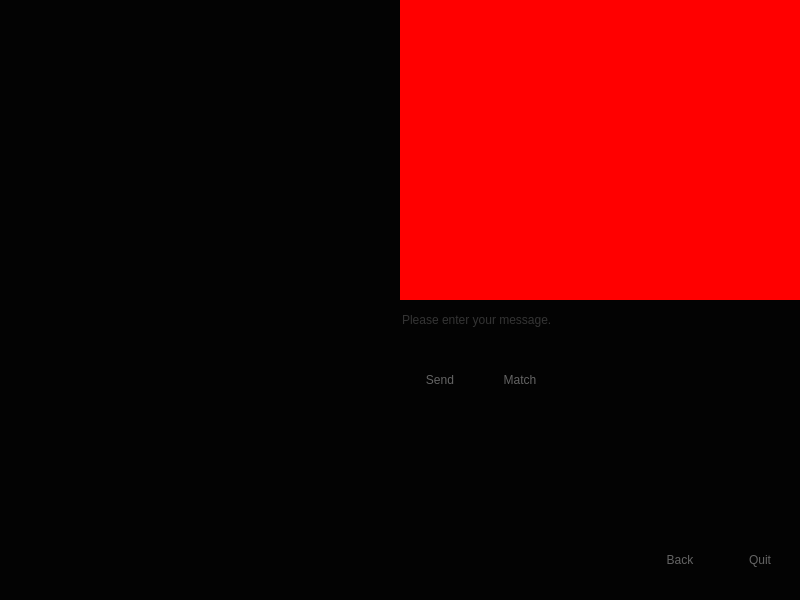
<?xml version="1.0" encoding="UTF-8"?>
<ui version="4.0">
 <class>Hall</class>
 <widget class="QWidget" name="Hall">
  <property name="geometry">
   <rect>
    <x>0</x>
    <y>0</y>
    <width>800</width>
    <height>600</height>
   </rect>
  </property>
  <property name="maximumSize">
   <size>
    <width>800</width>
    <height>800</height>
   </size>
  </property>
  <property name="sizeIncrement">
   <size>
    <width>800</width>
    <height>800</height>
   </size>
  </property>
  <property name="baseSize">
   <size>
    <width>800</width>
    <height>800</height>
   </size>
  </property>
  <property name="windowTitle">
   <string>Go-Online</string>
  </property>
  <property name="windowIcon">
   <iconset>
    <normaloff>../Images/Go.ico</normaloff>
    <normalon>../Images/Go.ico</normalon>
    <disabledoff>../Images/Go.ico</disabledoff>
    <disabledon>../Images/Go.ico</disabledon>
    <activeoff>../Images/Go.ico</activeoff>
    <activeon>../Images/Go.ico</activeon>
    <selectedoff>../Images/Go.ico</selectedoff>
    <selectedon>../Images/Go.ico</selectedon>../Images/Go.ico</iconset>
  </property>
  <property name="styleSheet">
   <string notr="true">background-color: rgb(3, 3, 3);</string>
  </property>
  <widget class="QPushButton" name="pushButton_Send">
   <property name="geometry">
    <rect>
     <x>400</x>
     <y>340</y>
     <width>80</width>
     <height>80</height>
    </rect>
   </property>
   <property name="styleSheet">
    <string notr="true">color: rgb(100, 100, 100);</string>
   </property>
   <property name="text">
    <string>Send</string>
   </property>
   <property name="flat">
    <bool>true</bool>
   </property>
  </widget>
  <widget class="QLineEdit" name="lineEdit_Send">
   <property name="geometry">
    <rect>
     <x>400</x>
     <y>300</y>
     <width>400</width>
     <height>40</height>
    </rect>
   </property>
   <property name="styleSheet">
    <string notr="true">color: rgb(100, 100, 100);</string>
   </property>
   <property name="frame">
    <bool>false</bool>
   </property>
   <property name="placeholderText">
    <string>Please enter your message.</string>
   </property>
  </widget>
  <widget class="QPushButton" name="pushButton_Back">
   <property name="geometry">
    <rect>
     <x>640</x>
     <y>520</y>
     <width>80</width>
     <height>80</height>
    </rect>
   </property>
   <property name="styleSheet">
    <string notr="true">color: rgb(100, 100, 100);</string>
   </property>
   <property name="text">
    <string>Back</string>
   </property>
   <property name="flat">
    <bool>true</bool>
   </property>
  </widget>
  <widget class="QPushButton" name="pushButton_Quit">
   <property name="geometry">
    <rect>
     <x>720</x>
     <y>520</y>
     <width>80</width>
     <height>80</height>
    </rect>
   </property>
   <property name="styleSheet">
    <string notr="true">color: rgb(100, 100, 100);</string>
   </property>
   <property name="text">
    <string>Quit</string>
   </property>
   <property name="flat">
    <bool>true</bool>
   </property>
  </widget>
  <widget class="QPushButton" name="pushButton_Matching">
   <property name="geometry">
    <rect>
     <x>480</x>
     <y>340</y>
     <width>80</width>
     <height>80</height>
    </rect>
   </property>
   <property name="styleSheet">
    <string notr="true">color: rgb(100, 100, 100);</string>
   </property>
   <property name="text">
    <string>Match</string>
   </property>
   <property name="flat">
    <bool>true</bool>
   </property>
  </widget>
  <widget class="QTableView" name="tableView">
   <property name="geometry">
    <rect>
     <x>400</x>
     <y>0</y>
     <width>400</width>
     <height>300</height>
    </rect>
   </property>
   <property name="minimumSize">
    <size>
     <width>400</width>
     <height>300</height>
    </size>
   </property>
   <property name="maximumSize">
    <size>
     <width>400</width>
     <height>300</height>
    </size>
   </property>
   <property name="autoFillBackground">
    <bool>false</bool>
   </property>
   <property name="styleSheet">
    <string notr="true">background-color: rgb(255, 0, 0);</string>
   </property>
   <property name="frameShape">
    <enum>QFrame::NoFrame</enum>
   </property>
   <attribute name="horizontalHeaderVisible">
    <bool>false</bool>
   </attribute>
  </widget>
 </widget>
 <resources/>
 <connections/>
</ui>
